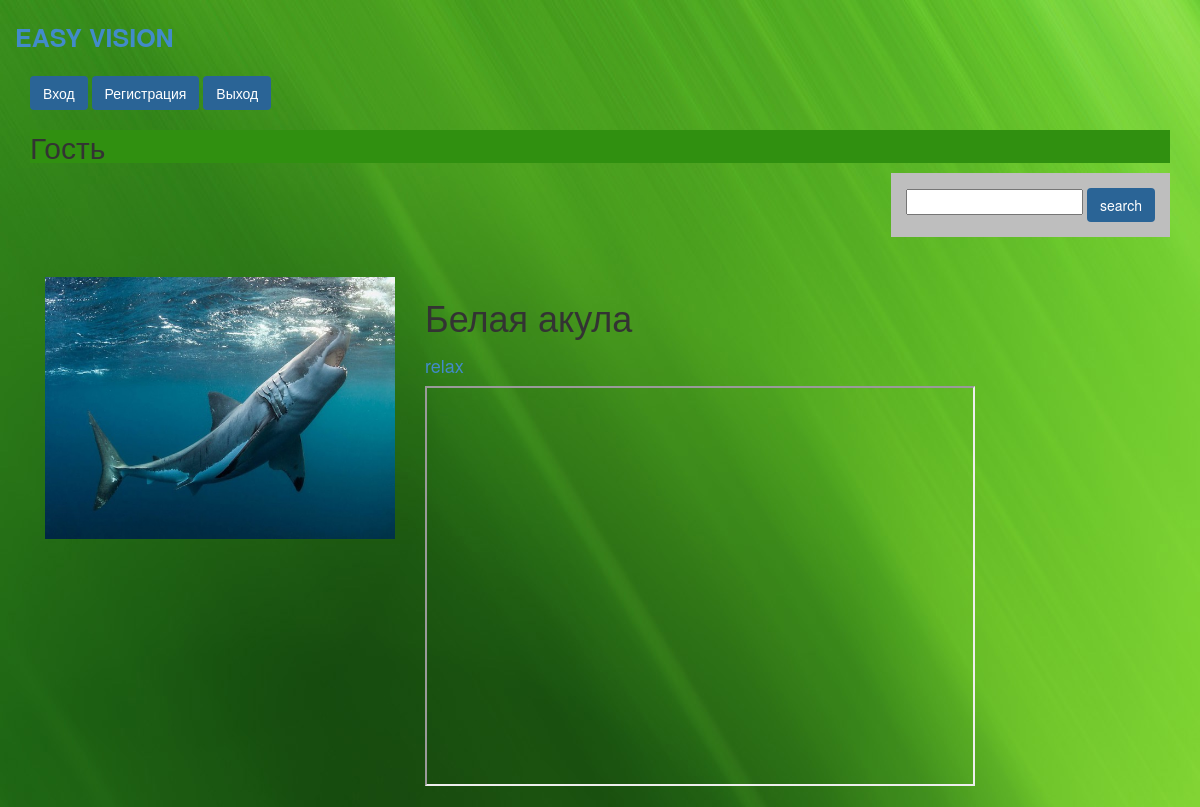
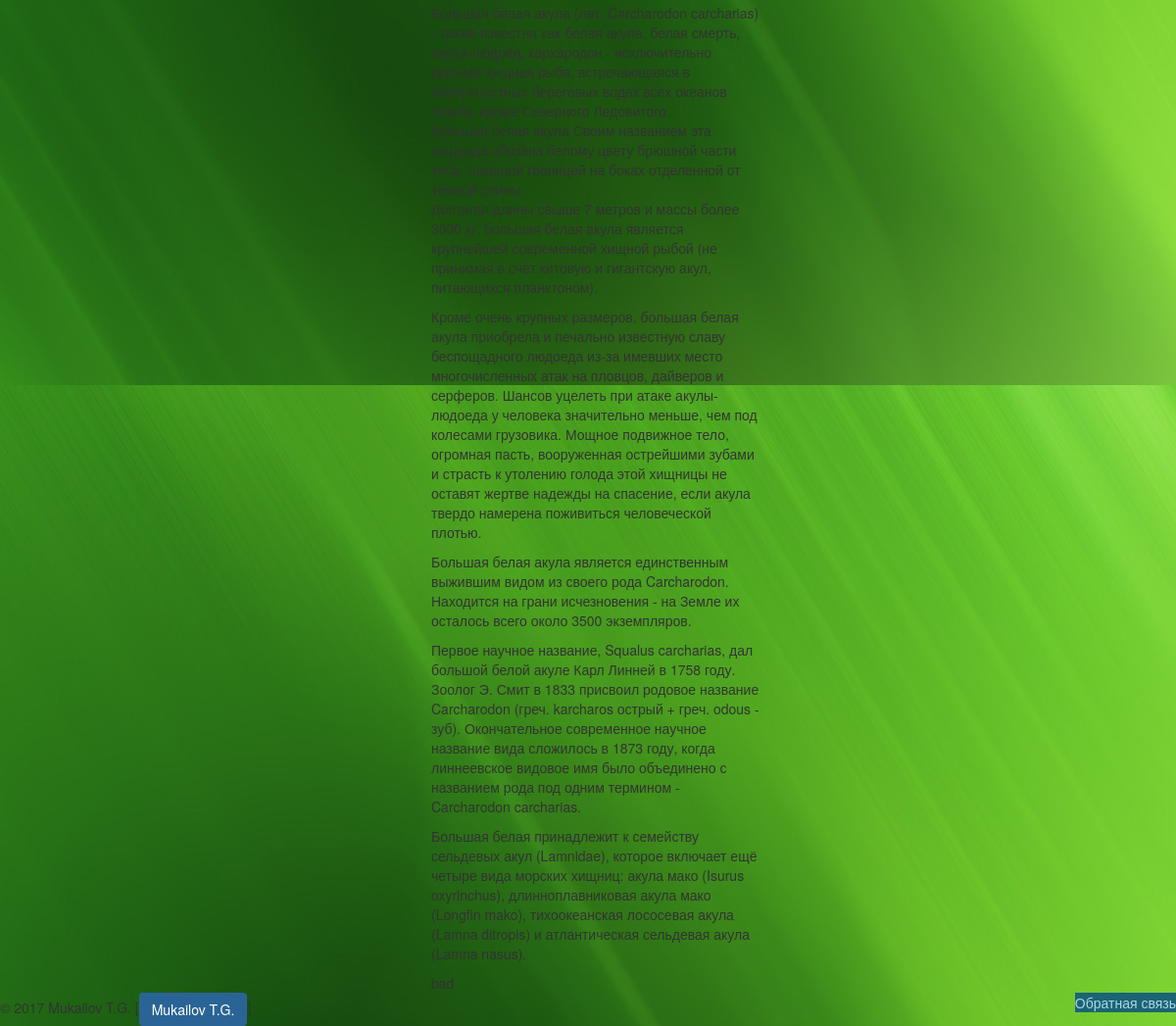
The app's page /1/belaja-akula/ with its own data (2 pictures, top to bottom).
### vision/models.py (models this page shows, shortened)
class Blog(models.Model):
    category = models.ForeignKey(Category, related_name='blogs', verbose_name='Категория')
    name = models.CharField(max_length=250, db_index=True, verbose_name='Название')
    slug = models.SlugField(max_length=250, db_index=True)
    image = models.ImageField(upload_to='blogs/%Y/%m/%d/', blank=True, verbose_name='Изображение')
    description = models.TextField(verbose_name='Описание',blank=True)
    created = models.DateTimeField(auto_now_add=True)
    videourl = models.URLField(max_length=250, verbose_name='Видео url',default=None)
    class Meta:
        ordering = ['created']
        verbose_name_plural = 'Блоги'
        index_together = [
            ['id', 'slug']
        ]

class Category(models.Model):
    name = models.CharField(max_length=250, db_index=True)
    slug = models.SlugField(max_length=250, db_index=True, unique=True)
    class Meta:
        ordering = ['name',]
        verbose_name = 'Категория'
        verbose_name_plural = 'Категории'
    def __str__(self):
        return self.name
    def get_absolute_url(self):
        return reverse('vision:BlogListByCategory', args=[self.slug])

### vision/views.py (the view)
# urls.py: url(r'^(?P<id>\d+)/(?P<slug>[-\w]+)/$', views.BlogDetail, name='BlogDetail'),
def BlogDetail(request, id, slug):
    user = request.user.username
    blog = get_object_or_404(Blog, id=id, slug=slug)
    return render(request, 'vision/blogs/detail.html', {
        'blog': blog,
        'user': user,
    })

### vision/templates/vision/blogs/detail.html (shortened to what this page needs)
{% extends "vision/base.html" %}
{% load static %}
{% block content %}
  <div class="product-detail">
    <div class="col-sm-4">
      <img src="{% if blog.image %}{{ blog.image.url }}{% else %}{% static "img/no-image.jpg"%}{% endif %}" class="img-responsive">
    </div>
    <div class="col-sm-8">
      <h1>{{ blog.name }}</h1>
      <h2><a href="{{ blog.category.get_absolute_url }}">{{ blog.category }}</a></h2>
      <p>
        <iframe width="550" height="400"
                 src="{{ blog.videourl }}"
                 frameborder="4"
                 allowfullscreen>
        </iframe>
      </p>
      <div class="col-sm-6">
        <p align="left"> {{ blog.description | linebreaks}} </p>
      </div>
      <div class="col-sm-8">
      </div>
    </div>
  </div>
{% endblock %}

### vision/static/css/style.css (style rules this page uses)
.product-detail { margin-top: 40px; }
.product-detail h2 { font-size: 18px; }

### records on screen
Blog: image (picture), name "Белая акула", category "relax", description "Большая белая акула (лат. Carcharodon carcharias) - также известна как белая акула, белая смерть, акула-людоед, кархародон - исключительно крупная хищная рыба, встречающаяся в поверхностных береговых водах всех океанов Земли, кроме Северного Ледовитого. Достигая длины свыше 7 метров и массы более 3000 кг, большая белая акула является крупнейшей современной хищной рыбой (не принимая в счет китовую и гигантскую акул, питающихся планктоном). Кроме очень крупных размеров, большая белая акула приобрела и печально известную славу беспощадного людоеда из-за имевших место многочисленных атак на пловцов, дайверов и серферов. Шансов уцелеть при атаке акулы-людоеда у человека значительно меньше, чем…"
